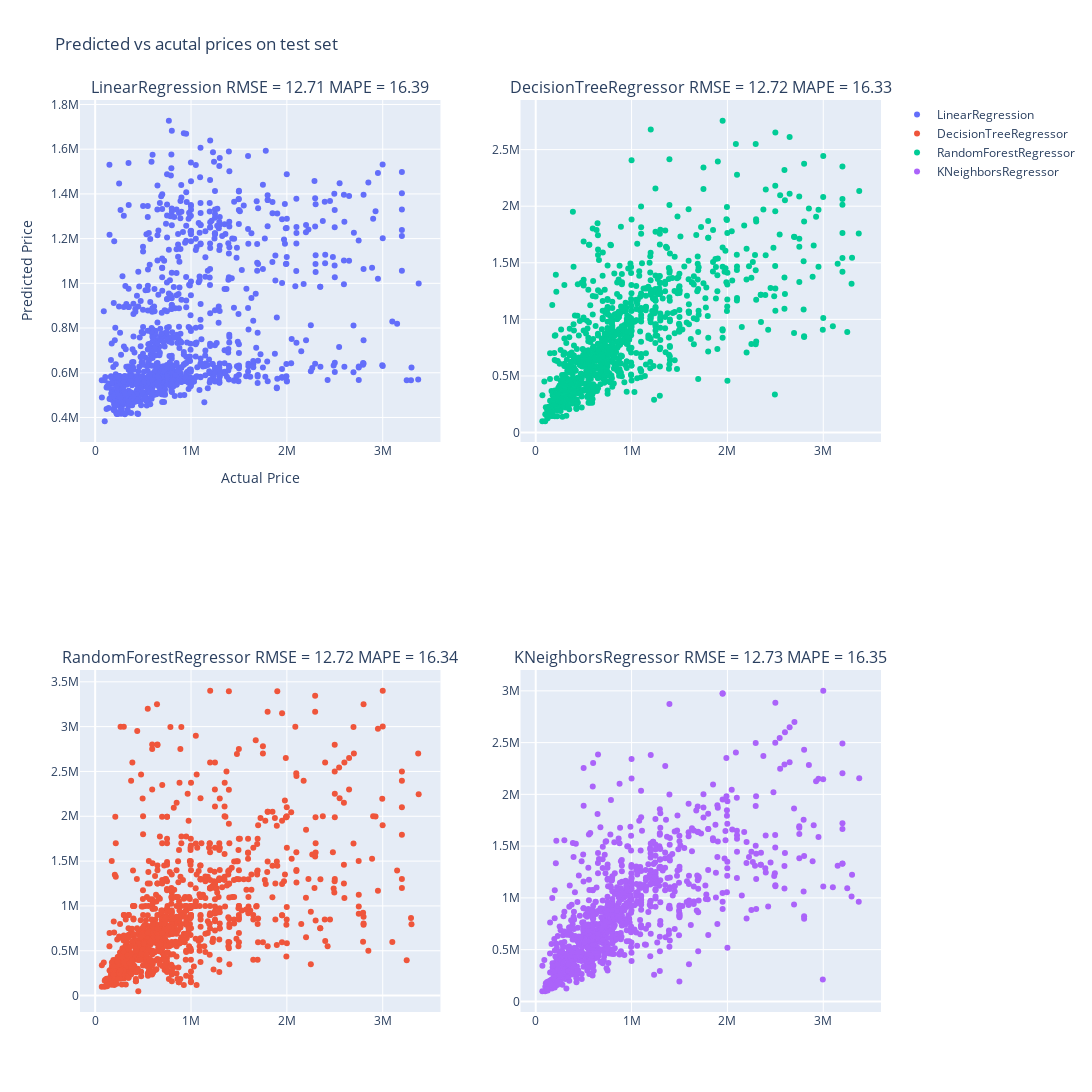

The code cell stored with this chart in its notebook:
### Code cell
y_test = np.exp(y_scaler.inverse_transform(y_test.reshape(-1, 1)))

fig = make_subplots(rows=2, cols=2  , subplot_titles=[f"{result['model_name']} RMSE = {result['test_rmse']:.2f} MAPE = {result['test_mape']:.2f}" for result in results])

row_idx = 1
col_idx = 1

for _ , result in enumerate(results):
    
    if row_idx > 2:
        row_idx = 1
        col_idx += 1
    
    y_test_pred = np.exp(result['y_test_pred'])

    fig.add_trace(go.Scatter(x=y_test.ravel(), y=y_test_pred.ravel(), mode='markers' , name = result['model_name']),
              row=row_idx, col=col_idx)
    
    row_idx += 1


fig.update_layout(
    xaxis_title="Actual Price",
    yaxis_title="Predicted Price",
    height=1200,  
    width=1300,  
    title_text="Predicted vs acutal prices on test set"
)


fig.show()

### Figure 1 — Plotly figure (JSON) as saved in the notebook; plotly's stock layout.template omitted (floating-point values rounded to 4 significant figures; data arrays with more than 128 entries replaced by an {"elided": "..."} marker saying what was removed)
{"data": [{"mode": "markers", "name": "LinearRegression", "type": "scatter", "x": {"elided": "1076 float values"}, "xaxis": "x", "y": {"elided": "1076 float values"}, "yaxis": "y"}, {"mode": "markers", "name": "DecisionTreeRegressor", "type": "scatter", "x": {"elided": "1076 float values"}, "xaxis": "x3", "y": {"elided": "1076 float values"}, "yaxis": "y3"}, {"mode": "markers", "name": "RandomForestRegressor", "type": "scatter", "x": {"elided": "1076 float values"}, "xaxis": "x2", "y": {"elided": "1076 float values"}, "yaxis": "y2"}, {"mode": "markers", "name": "KNeighborsRegressor", "type": "scatter", "x": {"elided": "1076 float values"}, "xaxis": "x4", "y": {"elided": "1076 float values"}, "yaxis": "y4"}], "layout": {"annotations": [{"font": {"size": 16}, "showarrow": false, "text": "LinearRegression RMSE = 12.71 MAPE = 16.39", "x": 0.225, "xanchor": "center", "xref": "paper", "y": 1, "yanchor": "bottom", "yref": "paper"}, {"font": {"size": 16}, "showarrow": false, "text": "DecisionTreeRegressor RMSE = 12.72 MAPE = 16.33", "x": 0.775, "xanchor": "center", "xref": "paper", "y": 1, "yanchor": "bottom", "yref": "paper"}, {"font": {"size": 16}, "showarrow": false, "text": "RandomForestRegressor RMSE = 12.72 MAPE = 16.34", "x": 0.225, "xanchor": "center", "xref": "paper", "y": 0.375, "yanchor": "bottom", "yref": "paper"}, {"font": {"size": 16}, "showarrow": false, "text": "KNeighborsRegressor RMSE = 12.73 MAPE = 16.35", "x": 0.775, "xanchor": "center", "xref": "paper", "y": 0.375, "yanchor": "bottom", "yref": "paper"}], "height": 1200, "title": {"text": "Predicted vs acutal prices on test set"}, "width": 1300, "xaxis": {"anchor": "y", "domain": [0, 0.45], "title": {"text": "Actual Price"}}, "xaxis2": {"anchor": "y2", "domain": [0.55, 1]}, "xaxis3": {"anchor": "y3", "domain": [0, 0.45]}, "xaxis4": {"anchor": "y4", "domain": [0.55, 1]}, "yaxis": {"anchor": "x", "domain": [0.625, 1], "title": {"text": "Predicted Price"}}, "yaxis2": {"anchor": "x2", "domain": [0.625, 1]}, "yaxis3": {"anchor": "x3", "domain": [0, 0.375]}, "yaxis4": {"anchor": "x4", "domain": [0, 0.375]}}}
